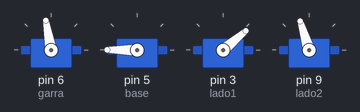
Simulated run of this sketch. Board: Arduino Uno, built with avr-gcc and run on an emulated ATmega328P. On the bench: 4 × servo.

Above: at 0.15 s.
At 7.3 s:
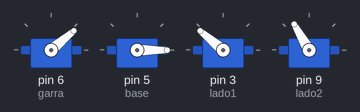
At 11.1 s:
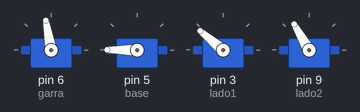
At 20.7 s:
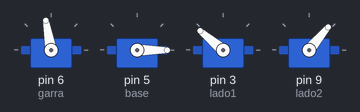
At 30.3 s:
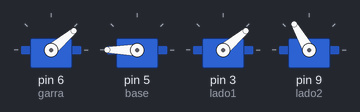
At 38.6 s:
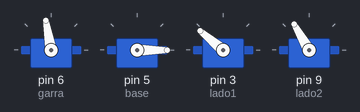
Timing chart, 0 to 40.0 s (numbered marks = the images above):
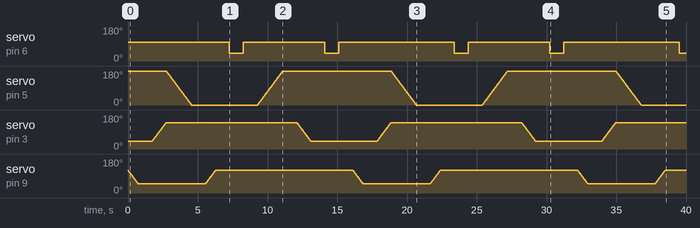

Measured:
- by itself, servo on pin 6 (garra): 100° → 40° at 7.3 s, → 100° 1.0 s later, → 40° 5.8 s later, → 100° 1.0 s later, … (9 changes in this stretch)

The sketch:

ProjetoMovimentosSuaves.ino
```cpp
#include <Servo.h>

Servo garra;
Servo base;
Servo lado1;
Servo lado2;

int i=0; // Variável para incrementar a posição de 1 em 1.
int tempo=1000; // Controle do tempo de parada entre cada função.
int Vspeed=10; // Velocidade de movimento 0 - rápido / 10 - lento.

void setup()
{
  // Atenção para os pinos corretos de cada servo motor.
  garra.attach(6);
  base.attach(5);
  lado1.attach(3);
  lado2.attach(9);

  // Definindo a posição inicial do robô, esse código é executado somente 1 vez.
  garra.write(100); // Garra fechada
  base.write(180); // Posição direita
  lado1.write(40); // Cima
  lado2.write(50); // Recolhido
}

void loop()
{
  recolhe();
  delay(tempo);
  sobe();
  base_direita();
  delay(tempo);
  avanca();
  delay(tempo);
  abre_garra();
  fecha_garra();
  base_esquerda();
  delay(tempo);
  desce();
  delay(tempo);
  abre_garra();
  fecha_garra();
}

void abre_garra() // A garra precisa de pressão para pegar objetos, movimento rápido
{
  garra.write(40);
  delay(tempo);
}

void fecha_garra()  // A garra precisa de pressão para pegar objetos, movimento rápido
{
  garra.write(100);
  delay(tempo);
}

void base_direita() // A base precisa se mover lentamente
{
  for(i = 180; i >= 0; i -= 1) // Indo de 180 a 0 graus de 1 em 1
  {
    if(i<0)
    {
      i=0;
      break;
    }
    base.write(i); // Pedindo para que o servo vá para a posição "i"
    delay(Vspeed);
  }
}

void base_esquerda() // A base precisa se mover lentamente
{
  for(i = 0; i <= 180; i += 1) // Indo de 0 até 180 graus de 1 em 1
  {
    if(i>180)
    {
      i=180;
      break;
    }
    base.write(i); // Pedindo para que o servo vá para a posição "i"
    delay(Vspeed);
  }
}

void recolhe() // O braço precisa se mover lentamente
{
    for(i = 120; i >= 50; i -= 1) // Indo de 120 a 50 graus de 1 em 1
  {
    if(i<50)
    {
      i=50;
      break;
    }
    lado2.write(i); // Pedindo para que o servo vá para a posição "i"
    delay(Vspeed);
  }
}

void avanca() // O braço precisa se mover lentamente
{
  for(i = 50; i <= 120; i += 1) // Indo de 50 até 120 graus de 1 em 1
  {
    if(i>120)
    {
      i=120;
      break;
    }
    lado2.write(i); // Pedindo para que o servo vá para a posição "i"
    delay(Vspeed);
  }
}

void desce() // O braço precisa se mover lentamente
{
      for(i = 140; i >= 40; i -= 1) // Indo de 140 a 40 graus de 1 em 1
  {
    if(i<40)
    {
      i=40;
      break;
    }
    lado1.write(i); // Pedindo para que o servo vá para a posição "i"
    delay(Vspeed);
  }
}

void sobe() // O braço precisa se mover lentamente
{
    for(i = 40; i <= 140; i += 1) // Indo de 40 até 140 graus de 1 em 1
  {
    if(i>140)
    {
      i=140;
      break;
    }
    lado1.write(i); // Pedindo para que o servo vá para a posição "i"
    delay(Vspeed);
  }
}
```
